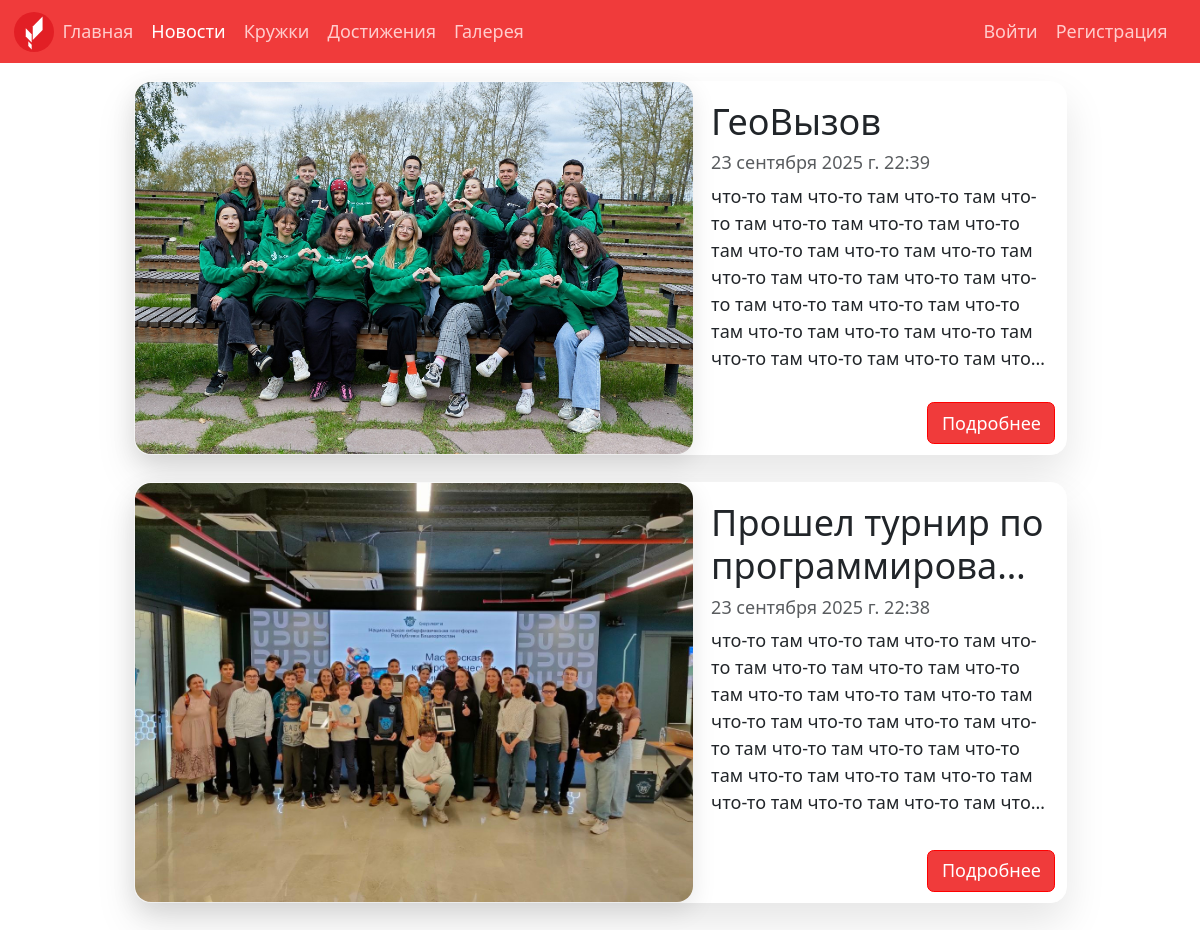
Page /news/ on the committed database.
### news/models.py (models this page shows, shortened)
class News(models.Model):
    title = models.CharField('Название',max_length=200)
    body = models.TextField('Содержание')
    date = models.DateTimeField('Дата',auto_now_add=True)
    image = models.ImageField('Изображение',upload_to='images/')
    class Meta:
        ordering = ['-date',]
        verbose_name = 'Новость'
        verbose_name_plural = 'Новости'

### news/views.py (the view)
# urls.py: path('news/', BlogListView.as_view(), name='news'),
class BlogListView(ListView):
    model = News
    template_name = 'news.html'

### templates/news.html (shortened to what this page needs)
{% extends 'base.html' %}
{% load static %}
    {% block content %}
        <div class="animation-card">
            <div class="container" id="container-news">
                <div class="news-cards">
                    {% for post in object_list %}
                    <div class="news-card">
                        <div class="image-news-container">
                            <a data-fancybox="gallery" data-src="{{ post.image.url }}"><img class="news-image" src="{{ post.image.url }}" alt="Image"></a>
                        </div>
                        <div class="news-text-info">
                            <div class="card-body">
                                <h2 class="card-title">{{ post.title|truncatechars:100 }}</h2>
                                <p class="card-text text-muted h6" id="card-body-data">{{ post.date }}</p>
                                <p class="card-text" id="card-body-text">{{ post.body|truncatechars:1000 }}</p>
                            </div>
                            <div class="news-button">
                                <a href="{% url 'post_detail' post.pk %}" class="btn btn-dark" id="but-body-text-change"><span>Подробнее</span></a>
                            </div>
                        </div>
                    </div>
                    {% endfor %}
                </div>
            </div>
        </div>
    {% endblock content %}

### static/css/base.css (style rules this page uses)
.news-image { width: 100%; height: auto; display: block; transition: transform 0.3s ease; }
.btn-dark { border-color: red !important; }
.animation-card { animation: fadeIn 0.6s ease-out; }
.news-card { background: white !important; border-radius: 16px !important; box-shadow: 0 20px 40px rgba(0, 0, 0, 0.1) !important; border-color: white !important; }
.btn-dark { background-color: rgb(240, 59, 59) !important; --bs-btn-border-color: red !important; }
.news-card { --bs-card-spacer-y: 1rem; --bs-card-spacer-x: 1rem; --bs-card-title-spacer-y: 0.5rem; --bs-card-title-color: ; --bs-card-subtitle-color: ; --bs-card-border-width: var(--bs-border-width); --bs-card-border-color: var(--bs-border-color-translucent); --bs-card-border-radius: var(--bs-border-radius); --bs-card-box-shadow: ; --bs-card-inner-border-radius: calc(var(--bs-border-radius) -(var(--bs-border-width))); --bs-card-cap-padding-y: 0.5rem; --bs-card-cap-padding-x: 1rem; --bs-card-cap-bg: rgba(var(--bs-body-color-rgb), 0.03); --bs-card-cap-color: ; --bs-card-height: ; --bs-card-color: ; --bs-card-bg: var(--bs-body-bg); --bs-card-img-overlay-padding: 1rem; --bs-card-group-margin: 0.75rem; position: relative; display: flex; flex-direction: row; min-width: 0; height: var(--bs-card-height); color: var(--bs-body-color); word-wrap: break-word; background-color: var(--bs-card-bg); background-clip: border-box; border: var(--bs-card-border-width) solid var(--bs-card-border-color); border-radius: var(--bs-card-border-radius); margin-bottom: 1.5rem !important; }
.news-cards { margin-top: 1em; }
.image-news-container { width: 60%; overflow: hidden; box-shadow: 0 8px 25px rgba(0, 0, 0, 0.1); border-radius: 16px; }
.image-news-container>a>img { width: 100% }
.news-text-info { display: flex; flex-direction: column; width: 40%; }
.card-body { display: flex; flex-direction: column; }
.news-button { display: flex; justify-content: end; margin-bottom: 10px; margin-right: 10px; }
.card-title { display: -webkit-box; -webkit-line-clamp: 2; -webkit-box-orient: vertical; overflow: hidden; }
#card-body-data { display: -webkit-box; -webkit-line-clamp: 1; -webkit-box-orient: vertical; overflow: hidden; }
@media (min-width: 991px) { #container-news { max-width: 80% !important; } }
@media (min-width: 991px) { .container, .container-sm { max-width: 100% !important; } }
@media (min-width: 992px) { .news-card { flex-direction: row; } }
@media (min-width: 992px) { #card-body-text { display: -webkit-box; -webkit-line-clamp: 5; -webkit-box-orient: vertical; overflow: hidden; } }
@media (min-width: 1100px) { .news-card { flex-direction: row; } }
@media (min-width: 1100px) { #card-body-text { display: -webkit-box; -webkit-line-clamp: 6; -webkit-box-orient: vertical; overflow: hidden; } }
@media (min-width: 1200px) { #card-body-text { display: -webkit-box; -webkit-line-clamp: 7; -webkit-box-orient: vertical; overflow: hidden; } }

### static/css/style.css (style rules this page uses)
* { font-size: 18px; }

### rows in the picture
News: image (picture), title "ГеоВызов", date "23 сентября 2025 г. 22:39", body "что-то там что-то там что-то там что-то там что-то там что-то там что-то там что-то там что-то там что-то там что-то там что-то там что-то там что-то там что-то там что-то там что-то там что-то там что-то там что-то там что-то там что-то там что-то…"
News: image (picture), title "Прошел турнир…", date "23 сентября 2025 г. 22:38", body "что-то там что-то там что-то там что-то там что-то там что-то там что-то там что-то там что-то там что-то там что-то там что-то там что-то там что-то там что-то там что-то там что-то там что-то там что-то там что-то там что-то там что-то там что-то…"
